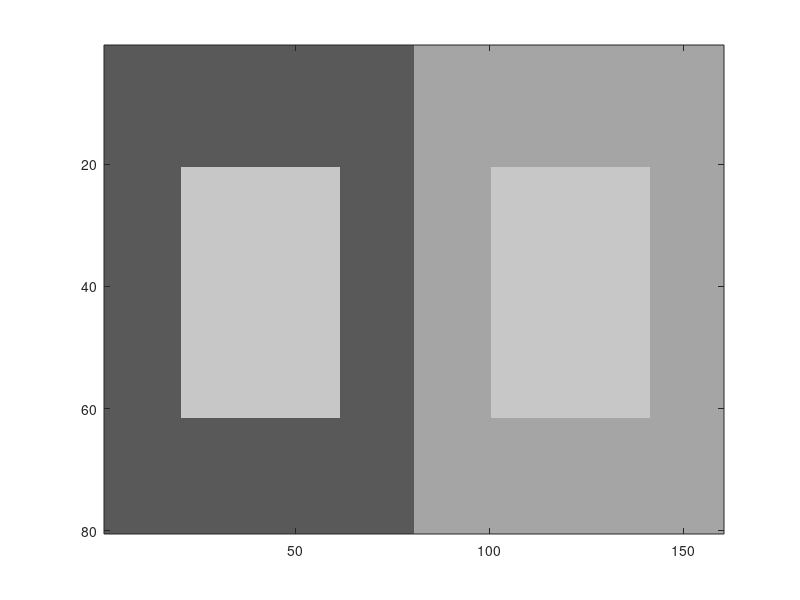

MATLAB code for this plot:
#	 Utilize o Octave e construa uma imagem de dois quadrados
#	Os dois quadrados centrais possuem intensidades iguais a 127, considerando um colormap de 256 níveis de cinza. 
#	O quadrado maior do lado esquerdo corresponde a uma intensidade de 90 e o do lado direito de 166. 
#	Observe a imagem na tela do computador e verifique que, muito embora os valores dos quadrados menores tenham o mesmo nível de intensidade, visualmente aparentam ser ligeiramente diferentes. Isso acontece pois nosso sistema visual responde diferentemente a mesmos valores  de intensidade dependendo do contraste dos pixels vizinhos.
#	Faça diversos testes variando os valores dos quadrados maiores, mantendo os valores do quadrados interiores iguais e verifique se a diferença perceptual aumenta ou diminui. 
#	Finalmente, mantendo os valores originais dos tons de cinza dos quadrados maiores, altere os valores de cada um dos quadrados menores de forma que visualmente pareçam iguais. Discuta o resultado com seus colegas e verifique se esses valores são os mesmos para todos ou se ha diferenças visuais dependendo da pessoa que observa.
clear all, close all

#alterar os calores atribuidos para testas a percepcao visual
I([1:80],[1:80]) = 90; #quadrado direito maior
I([1:80],[81:160]) = 166; #quadrado esquerdo maior

I([21:61],[21:61]) = 200; #quadrado direito menor
I([21:61],[101:141]) = 200; #quadrado esquerdo menor

colormap(gray(256));
image(I);